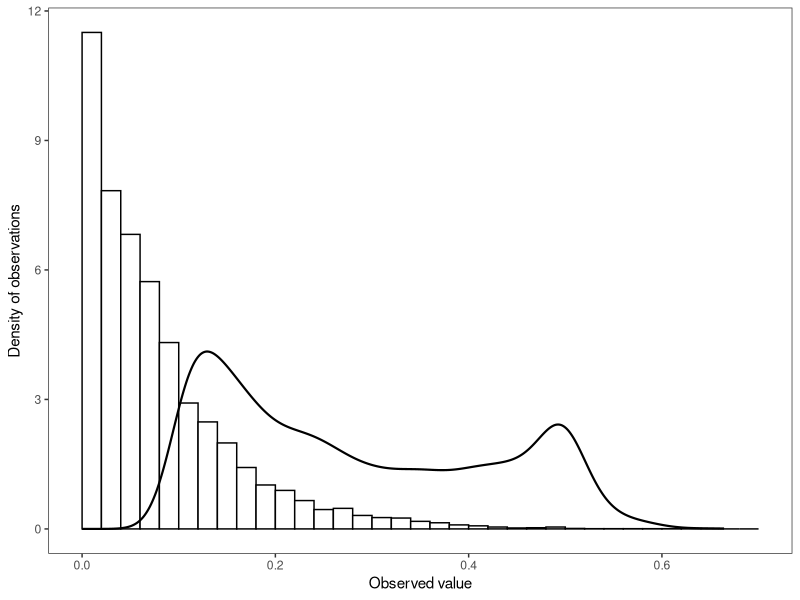
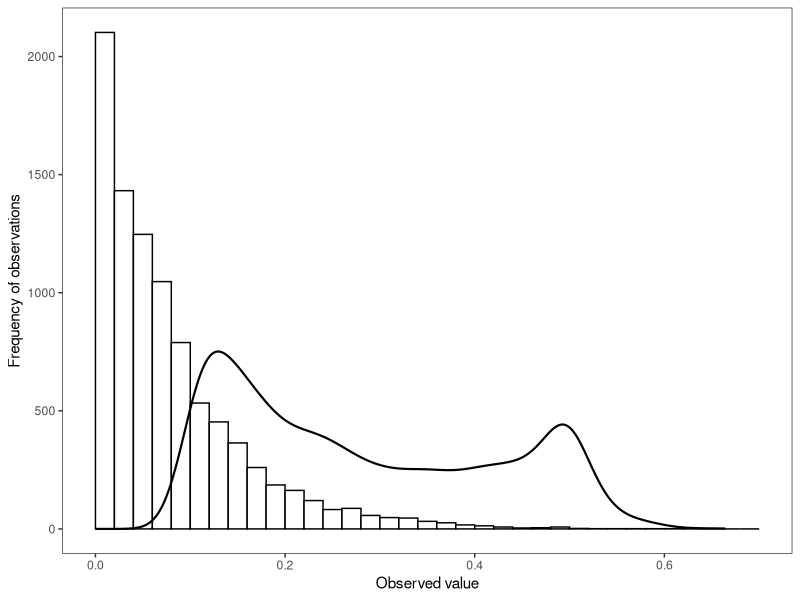
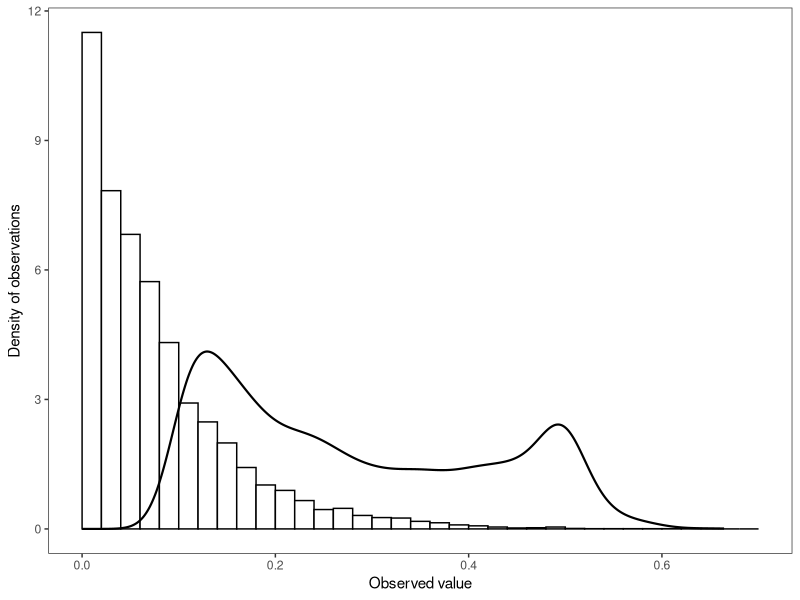
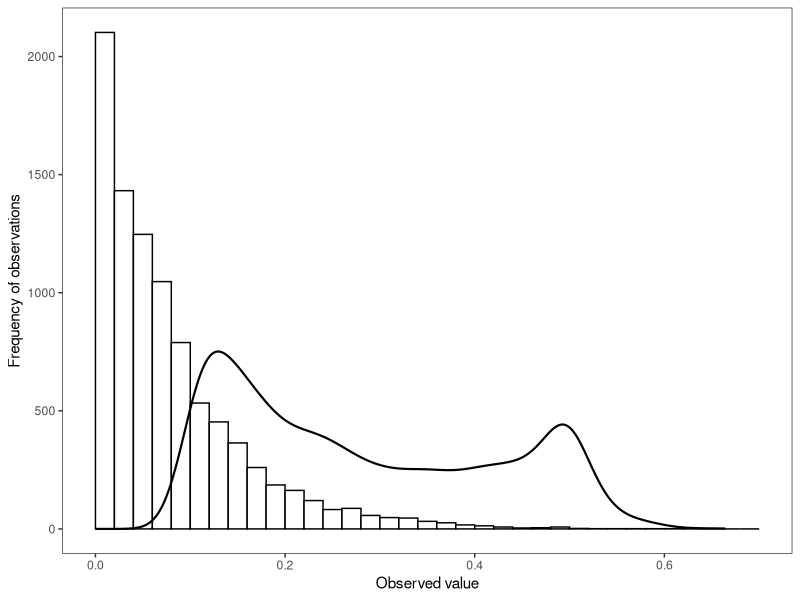

These figures' R source, in order:
### This plot will make a combined frequency distribution plot of FST and HZ of Green Crab Data -------

#load libraries
library(ggplot2)

#load data
dat=read.csv("Locus_Fst.csv",sep=",")

dat_Het=dat[,c("Locus","Het")];colnames(dat_Het)[2]="Value";dat_Het$metric="Hetero"
dat_FST=dat[,c("Locus","FST")];colnames(dat_FST)[2]="Value";dat_FST$metric="FST"

#set the break levels for the histogram
b1=seq(0,0.7,by=0.02)

#Plot the density of observations
pDens=ggplot(dat_FST,aes(x=Value))+
  geom_histogram(aes(y=..density..),breaks=b1,fill="white",colour="black")+
  theme_bw()+geom_density(data=dat_Het,lwd=0.75)+
  labs(x="Observed value",y="Density of observations")+
  theme(panel.grid.major = element_blank(), panel.grid.minor = element_blank());pDens

##Plot the frequency of observations
#Note that this needs some hard coding to work. See in the breaks function (b1) for the split 
#levels (by=) and the number of observations. This split level and number of observations must
#be entered in the geom_density() layer to match the data. 

nrow(dat) #number of observations

#Plot the frequency of observations
pFreq=ggplot(dat_FST,aes(x=Value))+
  geom_histogram(aes(y=..count..),fill="white",breaks=b1,colour="black")+
  geom_density(data=dat_Het,aes(y=..density..*9137*0.02),lwd=0.75)+
  labs(x="Observed value",y="Frequency of observations")+
  theme_bw()+
  theme(panel.grid.major = element_blank(), panel.grid.minor = element_blank());pFreq

## save the plots 
ggsave("Het_FST_Density.png",pDens)
ggsave("Het_FST_Frequency.png",pFreq)
